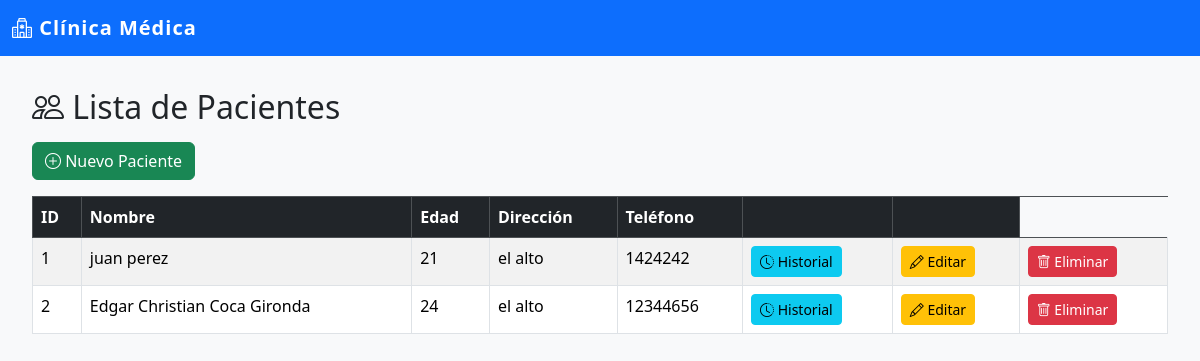
The app's page /pacientes/ with its own data.
### models/paciente_model.py (models this page shows, shortened)
class Paciente(db.Model):
    __tablename__ = "pacientes"
    id = db.Column(db.Integer, primary_key=True)
    nombre = db.Column(db.String(80), nullable=False)
    edad = db.Column(db.Integer, nullable=False)
    direccion = db.Column(db.String(150), nullable=False)
    telefono = db.Column(db.String(20), nullable=False)
    consultas = db.relationship('Consulta', back_populates='paciente')
    @staticmethod
    def get_all():
        return Paciente.query.all()

### controllers/paciente_controller.py (the view)
@paciente_bp.route("/")
def index():
    pacientes = Paciente.get_all()
    return paciente_view.list(pacientes)

### run.py (called while the page is built)
@app.context_processor
def inject_active_path():
    def is_active(path):
        return 'active' if request.path == path else ''
    return dict(is_active=is_active)

@app.context_processor
def inject_session():
    return dict(session=session)

### views/paciente_view.py (called while the page is built)
def list(pacientes):
    return render_template('pacientes/index.html', pacientes=pacientes)

### templates/pacientes/index.html (shortened to what this page needs)
{% extends 'base.html' %}
{% block content %}
<h2 class="mb-3"><i class="bi bi-people"></i> Lista de Pacientes</h2>
<a href="{{ url_for('paciente.create') }}" class="btn btn-success mb-3">
  <i class="bi bi-plus-circle"></i> Nuevo Paciente
</a>
<table class="table table-striped table-bordered">
  <thead class="table-dark">
    <tr>
      <th>ID</th><th>Nombre</th><th>Edad</th><th>Dirección</th><th>Teléfono</th><th></th><th></th>
    </tr>
  </thead>
  <tbody>
    {% for item in pacientes %}
    <tr>
      <td>{{ item.id }}</td>
      <td>{{ item.nombre }}</td>
      <td>{{ item.edad }}</td>
      <td>{{ item.direccion }}</td>
      <td>{{ item.telefono }}</td>
      <td><a href="{{ url_for('paciente.historial', id=item.id) }}" class="btn btn-info btn-sm"><i class="bi bi-clock-history"></i> Historial</a></td>
      <td><a href="{{ url_for('paciente.edit', id=item.id) }}" class="btn btn-warning btn-sm"><i class="bi bi-pencil"></i> Editar</a></td>
      <td><a href="{{ url_for('paciente.delete', id=item.id) }}" class="btn btn-danger btn-sm" onclick="return confirm('¿Eliminar?')"><i class="bi bi-trash"></i> Eliminar</a></td>
    </tr>
    {% endfor %}
  </tbody>
</table>
{% endblock %}

### templates/base.html (style rules this page uses)
body { background-color: #f8f9fa; }

### records on screen
Paciente: id "1", nombre "juan perez", edad "21", direccion "el alto", telefono "1424242"
Paciente: id "2", nombre "Edgar Christian Coca Gironda", edad "24", direccion "el alto", telefono "12344656"
